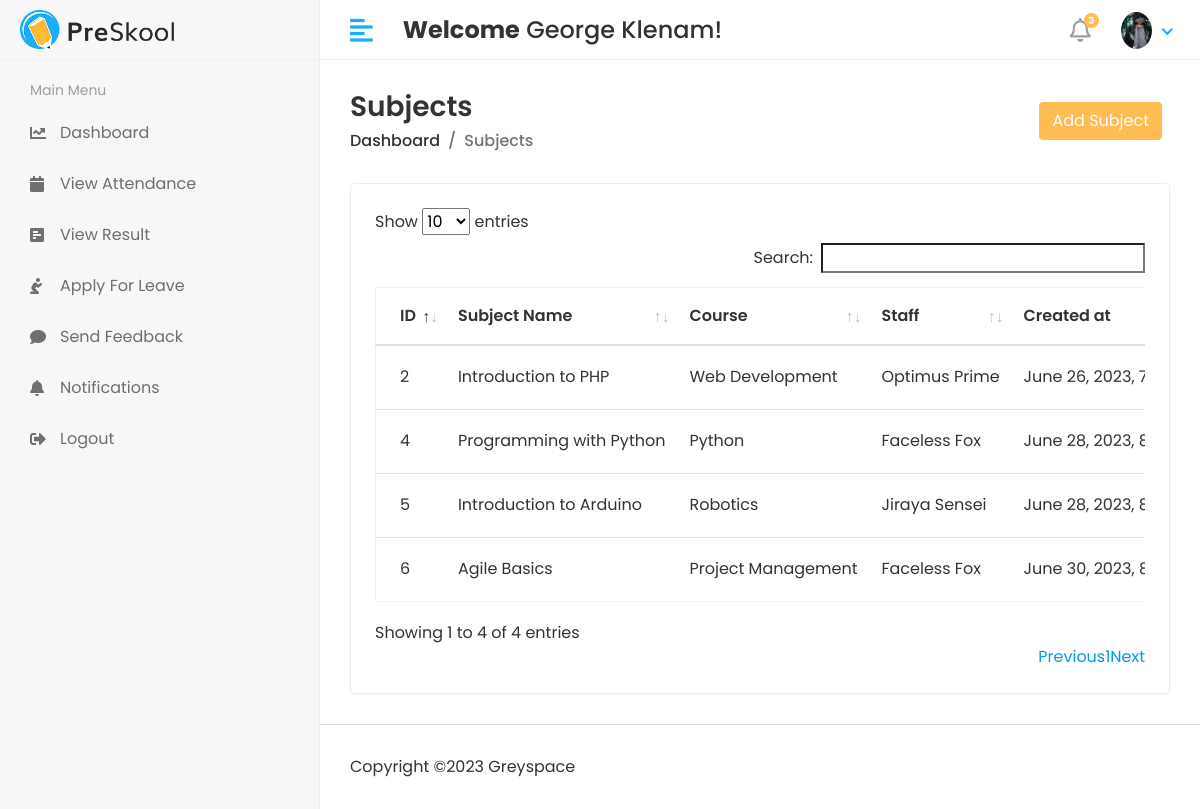
/hod/subject/view (signed in), run on the app's committed database.
### core/models.py (models this page shows, shortened)
class CustomUser(AbstractUser):
    USER = (
        (1,'HOD'),
        (2,'STAFF'),
        (3,'STUDENT'),
    )
    user_type = models.CharField(choices=USER,max_length=50,default=1)
    profile_pic = models.ImageField(upload_to='media/profile_pic')

class Subject(models.Model):
    name = models.CharField(max_length=100)
    course = models.ForeignKey(Course, on_delete=models.CASCADE)
    staff = models.ForeignKey(Staff, on_delete=models.CASCADE)
    created_at = models.DateTimeField(auto_now_add=True,null=True)
    updated_at = models.DateTimeField(auto_now=True)

class Course(models.Model):
    name = models.CharField(max_length=100)
    created_at = models.DateTimeField(auto_now_add=True)
    updated_at = models.DateTimeField(auto_now=True)
    def __str__(self):
        return self.name

class Staff(models.Model):
    admin = models.OneToOneField(CustomUser, on_delete=models.CASCADE)
    address = models.TextField()
    gender = models.CharField(max_length=100)
    created_at = models.DateTimeField(auto_now_add=True)
    updated_at = models.DateTimeField(auto_now=True)

### schoolms/hod_views.py (the view)
# urls.py: path('hod/subject/view', hod_views.VIEW_SUBJECT, name='view_subject'),
@login_required(login_url='/')
def VIEW_SUBJECT(request):
    subject = Subject.objects.all()
    context = {
        'subject':subject,
    }
    return render(request, 'hod/view_subject.html', context)

### templates/hod/view_subject.html (shortened to what this page needs)
{% extends 'base.html' %}
{% block content %}
<div class="content container-fluid">
   <div class="page-header">
      <div class="row align-items-center">
         <div class="col">
            <h3 class="page-title">Subjects</h3>
            <ul class="breadcrumb">
               <li class="breadcrumb-item"><a href="index.html">Dashboard</a></li>
               <li class="breadcrumb-item active">Subjects</li>
            </ul>
         </div>
         <div class="col-auto text-right float-right ml-auto">
            <a href="{% url 'add_subject' %}" class="btn btn-primary mr-2">Add Subject</a>
         </div>
      </div>
   </div>
   <div class="row">
      <div class="col-sm-12">
         <div class="card card-table">
            <div class="card-body">
               <div class="table-responsive">
                  <table id="table_id" class="table table-hover table-center mb-0">
                     <thead>
                        <tr>
                           <th>ID</th>
                           <th>Subject Name</th>
                           <th>Course</th>
                           <th>Staff</th>
                           <th>Created at</th>
                        </tr>
                     </thead>
                     <tbody>
                        {% for i in subject %}
                        <tr>
                           <td>{{i.id}}</td>
                           <td>{{i.name}}</td>
                           <td>{{i.course}}</td>
                           <td>{{i.staff.admin.first_name}}&nbsp;{{i.staff.admin.last_name}}</td>
                           <td>{{i.created_at}}</td>
                        </tr>
                        {% endfor %}
                     </tbody>
                  </table>
               </div>
            </div>
         </div>
      </div>
   </div>
</div>
{% endblock %}

### templates/includes/header.html (shortened to what this page needs)
{% load static %}
<div class="header">
   <div class="header-left">
      <a href="index.html" class="logo">
         <img src="{% static 'assets/img/logo.png' %}" alt="Logo">
      </a>
   </div>
   <a href="javascript:void(0);" id="toggle_btn">
      <i class="fas fa-align-left"></i>
   </a>
   <div class="top-nav-search mt-3">
      <h4><strong>Welcome</strong>&nbsp;<span>{{user.first_name}} {{user.last_name}}</span>!</h4>
   </div>
   <ul class="nav user-menu">
      <li class="nav-item dropdown noti-dropdown">
         <a href="#" class="dropdown-toggle nav-link" data-toggle="dropdown">
            <i class="far fa-bell"></i> <span class="badge badge-pill">3</span>
         </a>
      </li>
      <li class="nav-item dropdown has-arrow">
         <a href="#" class="dropdown-toggle nav-link" data-toggle="dropdown">
            {% if user.profile_pic == '' %}
            <span class="user-img"><img class="rounded-circle" src="{% static 'assets/img/noimg.png' %}" width="31"
                  alt="Ryan Taylor"></span>
            {% else %}
            <span class="user-img"><img class="rounded-circle" src="/{{user.profile_pic}}" width="31"
                  alt="Ryan Taylor"></span>
            {% endif %}
         </a>
      </li>
   </ul>
</div>

### static/assets/css/style.css (style rules this page uses)
html { height: 100%; }
body { background-color: #fff; color: #333; font-family: 'Poppins', sans-serif; font-size: 1rem; height: 100%; line-height: 1.5; overflow-x: hidden; }
h1, h2, h3, h4, h5, h6 { font-family: 'Poppins', sans-serif; margin-top: 0; }
a { color: #009ce7; }
input, button, a { transition: all 0.4s ease; -moz-transition: all 0.4s ease; -o-transition: all 0.4s ease; -ms-transition: all 0.4s ease; -webkit-transition: all 0.4s ease; }
ul, ol { padding: 0px; list-style: none; }
.table { color: #333; max-width: 100%; margin-bottom: 0; width: 100%; }
.table.dataTable { border-collapse: collapse !important; border: 1px solid rgba(0, 0, 0, 0.05); }
.table thead tr th { font-weight: 600; }
.table tbody tr { border-bottom: 1px solid rgba(0, 0, 0, 0.05); }
.table.table-center td, .table.table-center th { vertical-align: middle; }
.card-table .card-body .table > thead > tr > th { border-top: 0; }
.card-table .card-body .table tr td:first-child, .card-table .card-body .table tr th:first-child { padding-left: 1.5rem; }
.card-table .table td, .card-table .table th { border-top: 1px solid #e2e5e8; padding: 1rem 0.75rem; white-space: nowrap; }
.btn-primary { background-color: #FFBC53; border: 1px solid #FFBC53; }
.card { border: 1px solid #ececf5; box-shadow: 0 1px 3px 0 rgba(0, 0, 0, 0.03); margin-bottom: 1.875rem; }
.card-body { padding: 1.5rem; }
.header { background-color: #fff; border-bottom: 1px solid #f3f3f4; left: 0; position: fixed; right: 0; top: 0; z-index: 1001; height: 60px; }
.header .header-left { float: left; height: 60px; padding: 0 20px; position: relative; width: 320px; z-index: 1; transition: all 0.2s ease-in-out; background-color: #f7f7fa; border-bottom: 1px solid #efefef; border-right: 1px solid #ececf5; display: flex; align-items: center; }
.header .header-left .logo { display: inline-block; line-height: 60px; }
.header .header-left .logo img { max-height: 40px; width: auto; }
.header .dropdown-toggle:after { display: none; }
.header .has-arrow .dropdown-toggle:after { border-top: 0; border-left: 0; border-bottom: 2px solid #18aefa; border-right: 2px solid #18aefa; content: ''; height: 8px; display: inline-block; pointer-events: none; -webkit-transform-origin: 66% 66%; -ms-transform-origin: 66% 66%; transform-origin: 66% 66%; -webkit-transform: rotate(45deg); -ms-transform: rotate(45deg); transform: rotate(45deg); -webkit-transition: all 0.15s ease-in-out; transition: all 0.15s ease-in-out; width: 8px; vertical-align: 0px; }
.user-menu { float: right; margin: 0; position: relative; z-index: 99; padding-right: 15px; }
.user-menu.nav > li > a { color: #a0a0a0; font-size: 14px; line-height: 58px; padding: 0 15px; height: 60px; }
.user-img { margin-right: 3px; position: relative; }
.top-nav-search { float: left; margin-left: 15px; }
.page-wrapper > .content { padding: 1.875rem 1.875rem 0; }
.page-header { margin-bottom: 1.875rem; }
.page-header .breadcrumb { background-color: transparent; color: #6c757d; font-size: 1rem; font-weight: 500; margin-bottom: 0; padding: 0; }
.page-header .breadcrumb a { color: #333; }
.page-title { font-size: 28px; font-weight: 600; color: #333; margin-bottom: 5px; }
.user-menu.nav > li > a .badge { background-color: #FFBC53; display: block; font-size: 10px; font-weight: bold; height: 15px; width: 15px; position: absolute; right: 7px; top: 13px; color: #fff; padding: 3px; }
.user-menu.nav > li > a > i { font-size: 1.5rem; line-height: 60px; }
@media (min-width: 992px) { #toggle_btn { align-items: center; color: #18aefa; display: inline-flex; float: left; font-size: 26px; height: 60px; justify-content: center; margin-left: 15px; padding: 0 15px; } }

### data on the page
CustomUser: first_name "George", last_name "Klenam", profile_pic (picture)
Subject: id "2", name "Introduction to PHP", course "Web Development", staff.admin.first_name "Optimus", staff.admin.last_name "Prime", created_at "June 26, 2023,…"
Subject: id "4", name "Programming with Python", course "Python", staff.admin.first_name "Faceless", staff.admin.last_name "Fox", created_at "June 28, 2023,…"
Subject: id "5", name "Introduction to Arduino", course "Robotics", staff.admin.first_name "Jiraya", staff.admin.last_name "Sensei", created_at "June 28, 2023,…"
Subject: id "6", name "Agile Basics", course "Project Management", staff.admin.first_name "Faceless", staff.admin.last_name "Fox", created_at "June 30, 2023,…"
